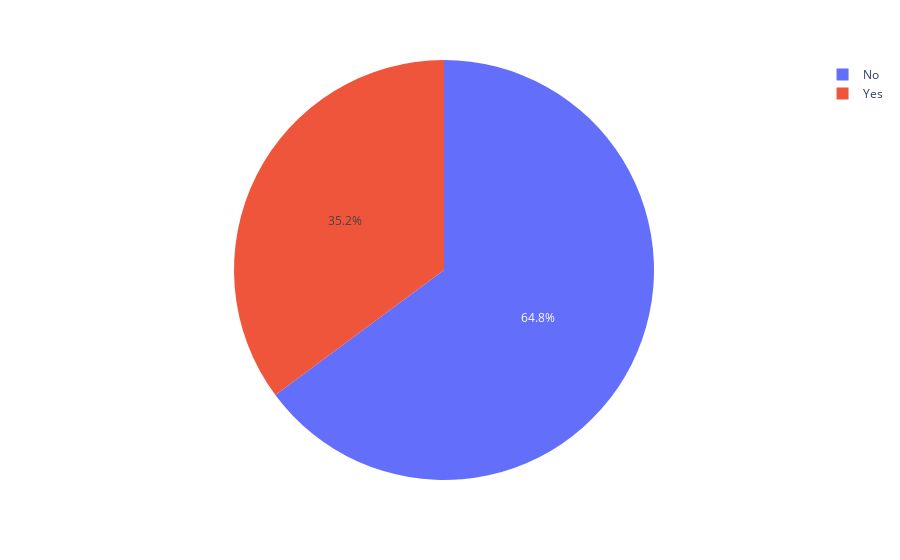

The notebook cell this image was saved under:
### Code cell
fig = px.pie(df, names='in person?')
fig

### Figure 1 — Plotly figure (JSON) as saved in the notebook; plotly's stock layout.template omitted (floating-point values rounded to 4 significant figures)
{"data": [{"domain": {"x": [0, 1], "y": [0, 1]}, "hovertemplate": "in person?=%{label}<extra></extra>", "labels": ["No", "Yes", "No", "Yes", "Yes", "Yes", "Yes", "Yes", "No", "Yes", "No", "No", "No", "Yes", "No", "No", "No", "No", "No", "No", "No", "No", "Yes", "Yes", "No", "No", "No", "No", "No", "No", "No", "No", "No", "No", "No", "Yes", "No", "Yes", "Yes", "No", "No", "Yes", "No", "No", "No", "No", "No", "No", "No", "Yes", "Yes", "No", "No", "Yes", "No", "No", "No", "No", "No", "No", "No", "Yes", "No", "Yes", "No", "Yes", "No", "No", "No", "No", "No", "No", "Yes", "Yes", "Yes", "No", "No", "No", "No", "No", "No", "No", "No", "No", "Yes", "Yes", "Yes", "No", "No", "No", "No", "No", "No", "Yes", "Yes", "No", "Yes", "Yes", "Yes", "Yes", "No", "No", "Yes", "No", "No", "Yes", "No", "Yes", "No", "Yes", "Yes", "No", "No", "No", "Yes", "No", "No", "Yes", "Yes", "Yes", "Yes", "Yes", "Yes", "No", "No", "No", "No", "Yes"], "legendgroup": "", "name": "", "showlegend": true, "type": "pie"}], "layout": {"legend": {"tracegroupgap": 0}, "margin": {"t": 60}}}
